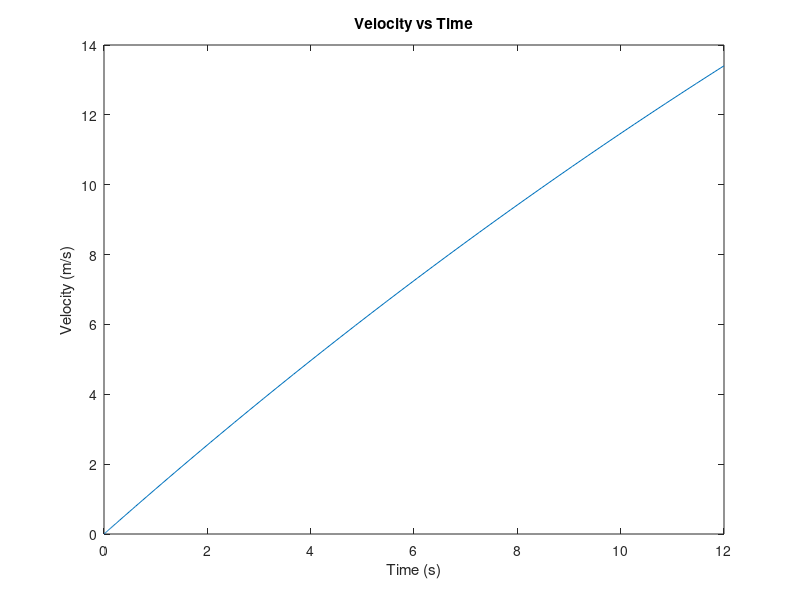
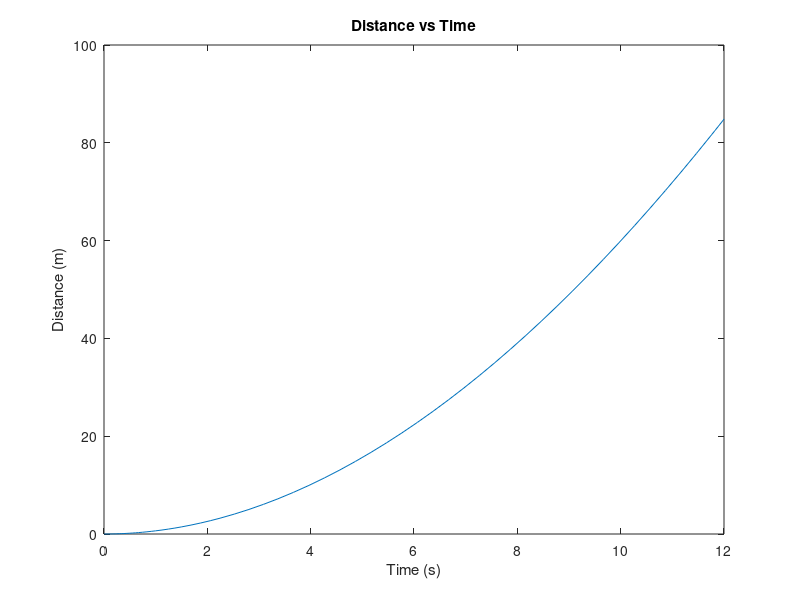
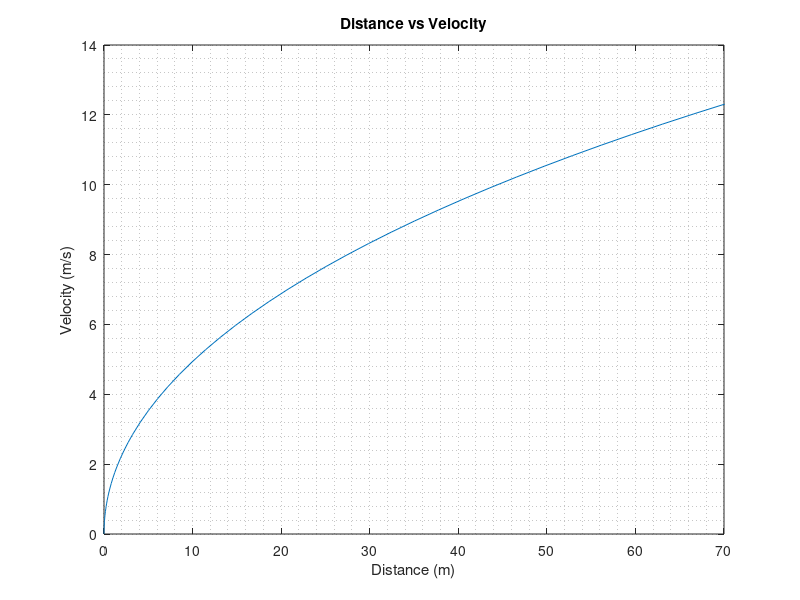
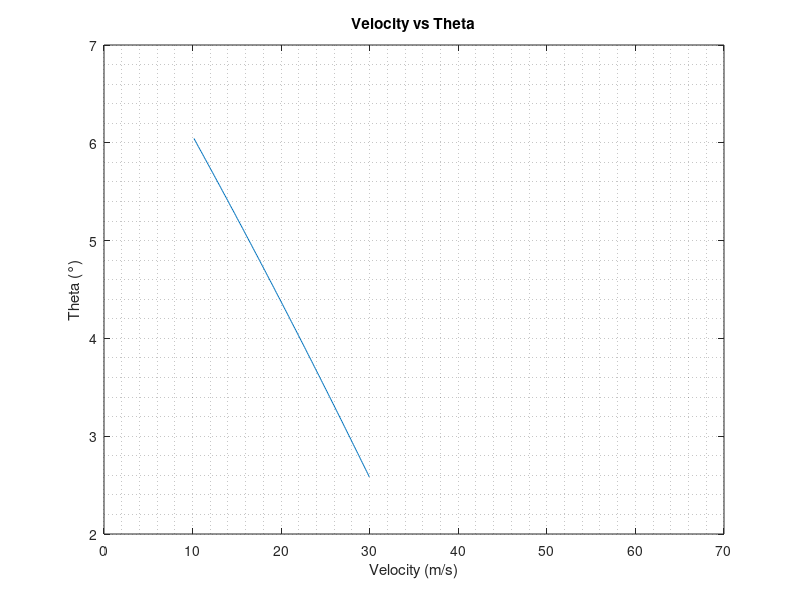

MATLAB code to generate these figures, in order:
clear all; close all; clc;

% Define parameters
g = 9.81; % acceleration due to gravity (m/s^2)
W = 150; % weight of aircraft (N)
mu = 0.1; % coefficient of friction between tires and runway
rho = 1.225; % air density (kg/m^3)
S = 1.80; % wing area (m^2)
CD = 0.09; % drag coefficient
CL = 0.90; % lift coefficient
CLmax = 1.90; % maximum lift coefficient
T0 = 35; % thrust at sea level (N)
a = -0.0014;
b = -0.40;

% Define stall velocity
Vs = (sqrt(2 * W/(rho * CLmax * S)));

% Define take-off velocity
Vto = 1.2*(sqrt(2 * W/(rho * CLmax * S)));

% Define ODE function
f = @(t, y) (g/W) * ((a * y^2 + b * y + T0)-(CD * 0.5 * rho * S * y^2)- mu *(W - (CL * 0.5 * rho * S * y^2)));

% Define initial conditions
V0 = 0;

% Define time
tspan = [0, 12];

% Solve ODE using ode45
[t, V] = ode45(f, tspan, V0);

% Integrate velocity to obtain distance
D = cumtrapz(t, V);

% Interpolate velocity to obtain distance
Dto = interp1(V,D,Vto,'spline');

% Define Theta in function of velocity
y = Vto:.1:30;
theta = (asin(((a .* y.^2 + b .* y + T0)./W) - (1./((CL * 0.5 * rho * S .* y.^2)./(CD * 0.5 * rho * S .* y.^2))))) * (180/pi);

% Define climb distance
Dc = 0.7./tan(theta.*pi/180);

% Define vertical velocity
Vv = tan(theta * (pi/180)) .* y;

% Plot results

figure()
plot(t, V)
xlabel('Time (s)')
ylabel('Velocity (m/s)')
title('Velocity vs Time')

figure()
plot(t, D)
xlabel('Time (s)')
ylabel('Distance (m)')
title('Distance vs Time')

figure()
plot(D, V)
xlabel('Distance (m)')
ylabel('Velocity (m/s)')
title('Distance vs Velocity')
xlim([0 70])
grid minor


figure()
plot(y, theta)
xlabel('Velocity (m/s)')
ylabel('Theta (°)')
title('Velocity vs Theta')
xlim([0 70])
grid minor

figure()
plot(y, Vv)
xlabel('Velocity X (m/s)')
ylabel('Velocity Y (m/s)')
title('Velocity X vs Velocity Y')
xlim([0 35])
grid minor